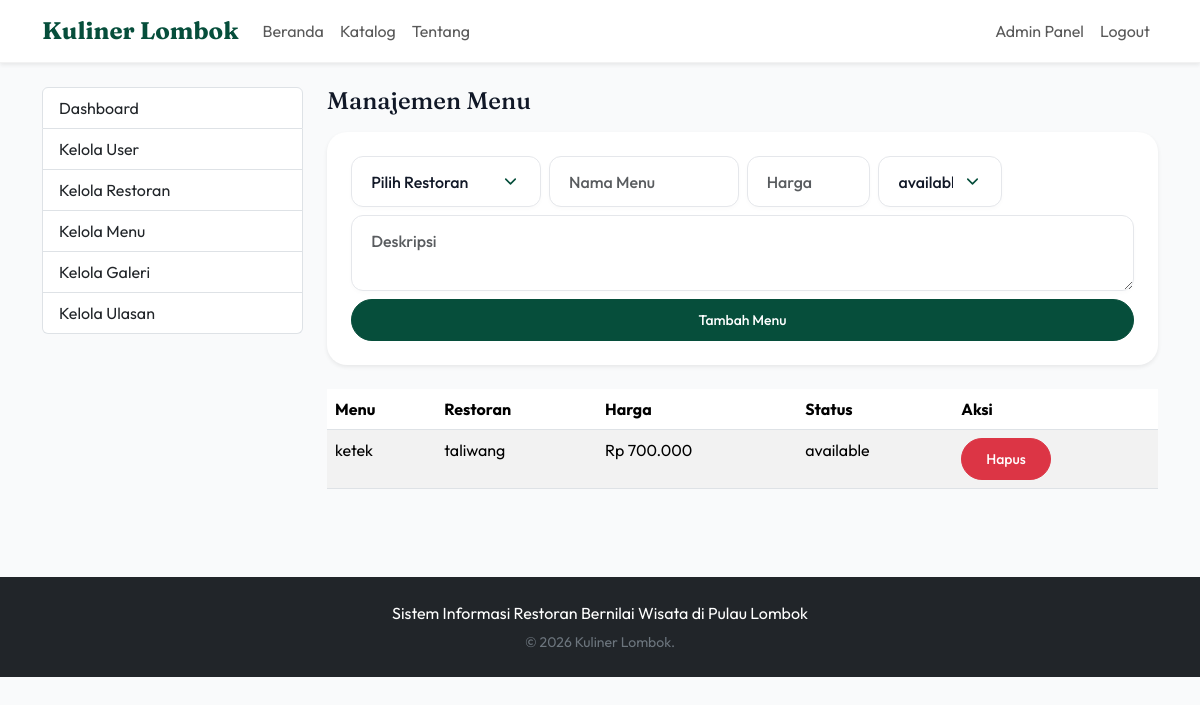
The page /admin/menus.php (signed in) on the database its author committed.
### tables this page shows
CREATE TABLE `menus` (
  `id` int(11) NOT NULL,
  `restaurant_id` int(11) NOT NULL,
  `name` varchar(100) NOT NULL,
  `description` text DEFAULT NULL,
  `price` decimal(12,2) NOT NULL,
  `image` varchar(255) DEFAULT NULL,
  `status` enum('available','unavailable') DEFAULT 'available',
  `created_at` timestamp NULL DEFAULT current_timestamp()
);

CREATE TABLE `restaurants` (
  `id` int(11) NOT NULL,
  `user_id` int(11) NOT NULL,
  `name` varchar(150) NOT NULL,
  `category` varchar(100) DEFAULT NULL,
  `facilities` text DEFAULT NULL,
  `slug` varchar(150) DEFAULT NULL,
  `description` text DEFAULT NULL,
  `history` text DEFAULT NULL,
  `address` text NOT NULL,
  `district` varchar(100) DEFAULT NULL,
  `village` varchar(100) DEFAULT NULL,
  `latitude` decimal(10,8) DEFAULT NULL,
  `longitude` decimal(11,8) DEFAULT NULL,
  `maps_embed` text DEFAULT NULL,
  `phone` varchar(20) DEFAULT NULL,
  `email` varchar(100) DEFAULT NULL,
  `website` varchar(255) DEFAULT NULL,
  `open_time` time DEFAULT NULL,
  `close_time` time DEFAULT NULL,
  `main_image` varchar(255) DEFAULT NULL,
  `status` enum('pending','approved','rejected') DEFAULT 'pending',
  `created_at` timestamp NULL DEFAULT current_timestamp(),
  `updated_at` timestamp NULL DEFAULT current_timestamp() ON UPDATE current_timestamp()
);

### includes/helpers.php (called while the page is built, shortened)
<?php
function e(?string $value): string
{
    return htmlspecialchars((string)$value, ENT_QUOTES, 'UTF-8');
}

### admin/menus.php (the view, shortened to what this page needs)
<?php
require_once __DIR__ . '/../config/database.php';
require_once __DIR__ . '/../includes/helpers.php';
require_once __DIR__ . '/../includes/header.php';
require_once __DIR__ . '/../includes/navbar.php';
$menus = mysqli_query($conn, "SELECT m.*, r.name AS restaurant_name FROM menus m INNER JOIN restaurants r ON r.id = m.restaurant_id ORDER BY m.created_at DESC");
?>
<main class="container py-4">
    <div class="row g-4">
        <div class="col-lg-3"><?php require __DIR__ . '/../includes/sidebar.php'; ?></div>
        <div class="col-lg-9">
            <h1 class="h4 mb-3">Manajemen Menu</h1>
            <form method="post" class="card card-body mb-4 border-0 shadow-sm">
                <div class="row g-2">
                    <div class="col-md-3">
                        <select name="restaurant_id" class="form-select" required>
                            <option value="">Pilih Restoran</option>
                        </select>
                    </div>
                    <div class="col-md-3"><input name="name" class="form-control" placeholder="Nama Menu" required></div>
                    <div class="col-md-2"><input name="price" type="number" step="0.01" class="form-control" placeholder="Harga" required></div>
                    <div class="col-md-2"><select name="status" class="form-select"><option>available</option><option>unavailable</option></select></div>
                    <div class="col-md-12"><textarea name="description" class="form-control" placeholder="Deskripsi"></textarea></div>
                    <div class="col-md-12 d-grid"><button class="btn btn-success btn-sm">Tambah Menu</button></div>
                </div>
            </form>
            <div class="table-responsive">
                <table class="table table-striped">
                    <thead><tr><th>Menu</th><th>Restoran</th><th>Harga</th><th>Status</th><th>Aksi</th></tr></thead>
                    <tbody>
                    <?php while ($m = mysqli_fetch_assoc($menus)): ?>
                        <tr>
                            <td><?= e($m['name']) ?></td>
                            <td><?= e($m['restaurant_name']) ?></td>
                            <td>Rp <?= number_format((float)$m['price'], 0, ',', '.') ?></td>
                            <td><?= e($m['status']) ?></td>
                            <td>
                                <form method="post" onsubmit="return confirm('Hapus menu ini?')">
                                    <button class="btn btn-sm btn-danger">Hapus</button>
                                </form>
                            </td>
                        </tr>
                    <?php endwhile; ?>
                    </tbody>
                </table>
            </div>
        </div>
    </div>
</main>
<?php require_once __DIR__ . '/../includes/footer.php'; ?>

### assets/css/style.css (style rules this page uses)
:root { --bg: #F9FAFB; --surface: #FFFFFF; --ink: #111827; --muted: #6B7280; --brand: #064E3B; --brand-soft: #ECFDF5; --accent: #D97706; --radius-md: 12px; --radius-lg: 20px; --shadow-soft: 0 10px 40px -10px rgba(0,0,0,0.06); --shadow-hover: 0 20px 40px -10px rgba(0,0,0,0.15); }
* { box-sizing: border-box; }
body { font-family: 'Outfit', sans-serif; color: var(--ink); background-color: var(--bg); min-height: 100vh; }
h1, h2, h3, h4, h5, h6 { font-family: 'Fraunces', serif; font-weight: 700; }
.card { border-radius: var(--radius-lg); border: none; box-shadow: var(--shadow-soft); overflow: hidden; transition: all 0.3s cubic-bezier(0.4, 0, 0.2, 1); }
.card-body { padding: 1.5rem; }
.btn { border-radius: 50rem; padding: 0.6rem 1.5rem; font-weight: 500; transition: all 0.2s; }
.btn-success { background-color: var(--brand); border-color: var(--brand); color: white; }
.form-control, .form-select { border-radius: var(--radius-md); padding: 0.8rem 1.2rem; border: 1.5px solid #E5E7EB; background-color: var(--surface); color: var(--ink); font-weight: 500; transition: all 0.3s ease; box-shadow: 0 2px 4px rgba(0,0,0,0.02); }
.form-select { appearance: none; -webkit-appearance: none; -moz-appearance: none; background-repeat: no-repeat; background-position: right 1.2rem center; background-size: 1.2em; padding-right: 3rem; cursor: pointer; }
.form-select option { font-weight: 500; padding: 10px; }

### rows shown on the page
menus: name "ketek", restaurant.name "taliwang", price "700.000", status "available"
